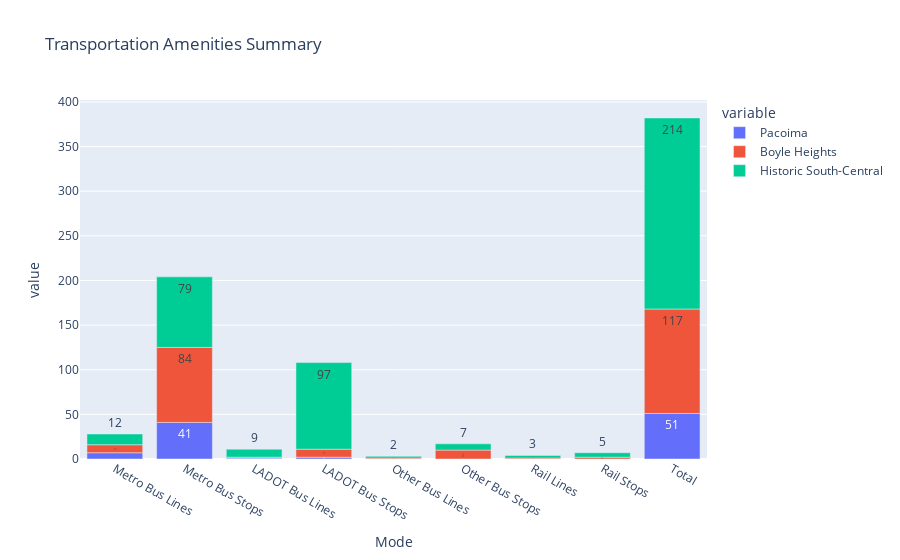

Here is the notebook cell this chart was saved with:
### Markdown cell above
### Summary

### Code cell
fig = px.bar(df, x="Mode", y=["Pacoima", "Boyle Heights", "Historic South-Central"], title="Transportation Amenities Summary", text_auto=True)
fig.show()

### Figure 1 — Plotly figure (JSON) as saved in the notebook; plotly's stock layout.template omitted (floating-point values rounded to 4 significant figures)
{"data": [{"alignmentgroup": "True", "hovertemplate": "variable=Pacoima<br>Mode=%{x}<br>value=%{y}<extra></extra>", "legendgroup": "Pacoima", "marker": {"color": "#636efa", "pattern": {"shape": ""}}, "name": "Pacoima", "offsetgroup": "Pacoima", "orientation": "v", "showlegend": true, "textposition": "auto", "texttemplate": "%{y}", "type": "bar", "x": ["Metro Bus Lines", "Metro Bus Stops", "LADOT Bus Lines", "LADOT Bus Stops", "Other Bus Lines", "Other Bus Stops", "Rail Lines", "Rail Stops", "Total"], "xaxis": "x", "y": [7, 41, 1, 2, 0, 0, 0, 0, 51], "yaxis": "y"}, {"alignmentgroup": "True", "hovertemplate": "variable=Boyle Heights<br>Mode=%{x}<br>value=%{y}<extra></extra>", "legendgroup": "Boyle Heights", "marker": {"color": "#EF553B", "pattern": {"shape": ""}}, "name": "Boyle Heights", "offsetgroup": "Boyle Heights", "orientation": "v", "showlegend": true, "textposition": "auto", "texttemplate": "%{y}", "type": "bar", "x": ["Metro Bus Lines", "Metro Bus Stops", "LADOT Bus Lines", "LADOT Bus Stops", "Other Bus Lines", "Other Bus Stops", "Rail Lines", "Rail Stops", "Total"], "xaxis": "x", "y": [9, 84, 1, 9, 1, 10, 1, 2, 117], "yaxis": "y"}, {"alignmentgroup": "True", "hovertemplate": "variable=Historic South-Central<br>Mode=%{x}<br>value=%{y}<extra></extra>", "legendgroup": "Historic South-Central", "marker": {"color": "#00cc96", "pattern": {"shape": ""}}, "name": "Historic South-Central", "offsetgroup": "Historic South-Central", "orientation": "v", "showlegend": true, "textposition": "auto", "texttemplate": "%{y}", "type": "bar", "x": ["Metro Bus Lines", "Metro Bus Stops", "LADOT Bus Lines", "LADOT Bus Stops", "Other Bus Lines", "Other Bus Stops", "Rail Lines", "Rail Stops", "Total"], "xaxis": "x", "y": [12, 79, 9, 97, 2, 7, 3, 5, 214], "yaxis": "y"}], "layout": {"autosize": true, "barmode": "relative", "legend": {"title": {"text": "variable"}, "tracegroupgap": 0}, "title": {"text": "Transportation Amenities Summary"}, "xaxis": {"anchor": "y", "autorange": true, "domain": [0, 1], "range": [-0.5, 8.5], "title": {"text": "Mode"}, "type": "category"}, "yaxis": {"anchor": "x", "autorange": true, "domain": [0, 1], "range": [0, 402.1], "title": {"text": "value"}, "type": "linear"}}}
